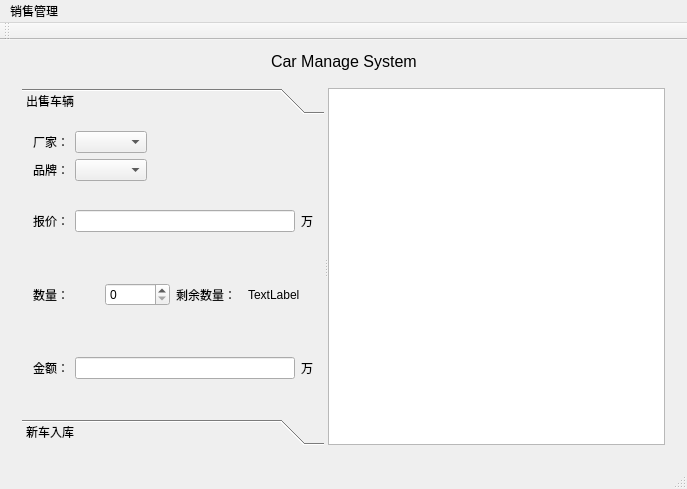
<?xml version="1.0" encoding="UTF-8"?>
<ui version="4.0">
 <class>MainWindow</class>
 <widget class="QMainWindow" name="MainWindow">
  <property name="geometry">
   <rect>
    <x>0</x>
    <y>0</y>
    <width>687</width>
    <height>489</height>
   </rect>
  </property>
  <property name="windowTitle">
   <string>MainWindow</string>
  </property>
  <widget class="QWidget" name="centralWidget">
   <layout class="QGridLayout" name="gridLayout_3">
    <item row="0" column="0">
     <spacer name="horizontalSpacer">
      <property name="orientation">
       <enum>Qt::Horizontal</enum>
      </property>
      <property name="sizeHint" stdset="0">
       <size>
        <width>249</width>
        <height>20</height>
       </size>
      </property>
     </spacer>
    </item>
    <item row="0" column="1">
     <widget class="QLabel" name="label">
      <property name="font">
       <font>
        <family>Microsoft YaHei UI</family>
        <pointsize>12</pointsize>
       </font>
      </property>
      <property name="text">
       <string>Car Manage System</string>
      </property>
     </widget>
    </item>
    <item row="0" column="2">
     <spacer name="horizontalSpacer_2">
      <property name="orientation">
       <enum>Qt::Horizontal</enum>
      </property>
      <property name="sizeHint" stdset="0">
       <size>
        <width>249</width>
        <height>20</height>
       </size>
      </property>
     </spacer>
    </item>
    <item row="1" column="0" colspan="3">
     <widget class="QStackedWidget" name="stackedWidget">
      <widget class="QWidget" name="car">
       <layout class="QGridLayout" name="gridLayout_2">
        <item row="0" column="0">
         <widget class="QSplitter" name="splitter">
          <property name="orientation">
           <enum>Qt::Horizontal</enum>
          </property>
          <widget class="QToolBox" name="toolBox">
           <property name="minimumSize">
            <size>
             <width>200</width>
             <height>0</height>
            </size>
           </property>
           <property name="currentIndex">
            <number>0</number>
           </property>
           <widget class="QWidget" name="page">
            <property name="geometry">
             <rect>
              <x>0</x>
              <y>0</y>
              <width>303</width>
              <height>315</height>
             </rect>
            </property>
            <attribute name="label">
             <string>出售车辆</string>
            </attribute>
            <layout class="QGridLayout" name="gridLayout">
             <item row="0" column="0">
              <layout class="QHBoxLayout" name="horizontalLayout">
               <item>
                <widget class="QLabel" name="label_2">
                 <property name="text">
                  <string>厂家：</string>
                 </property>
                </widget>
               </item>
               <item>
                <widget class="QComboBox" name="comboBox"/>
               </item>
               <item>
                <spacer name="horizontalSpacer_3">
                 <property name="orientation">
                  <enum>Qt::Horizontal</enum>
                 </property>
                 <property name="sizeHint" stdset="0">
                  <size>
                   <width>64</width>
                   <height>20</height>
                  </size>
                 </property>
                </spacer>
               </item>
              </layout>
             </item>
             <item row="1" column="0">
              <layout class="QHBoxLayout" name="horizontalLayout_2">
               <item>
                <widget class="QLabel" name="label_3">
                 <property name="text">
                  <string>品牌：</string>
                 </property>
                </widget>
               </item>
               <item>
                <widget class="QComboBox" name="comboBox_2"/>
               </item>
               <item>
                <spacer name="horizontalSpacer_4">
                 <property name="orientation">
                  <enum>Qt::Horizontal</enum>
                 </property>
                 <property name="sizeHint" stdset="0">
                  <size>
                   <width>64</width>
                   <height>20</height>
                  </size>
                 </property>
                </spacer>
               </item>
              </layout>
             </item>
             <item row="2" column="0">
              <layout class="QHBoxLayout" name="horizontalLayout_3">
               <item>
                <widget class="QLabel" name="label_4">
                 <property name="text">
                  <string>报价：</string>
                 </property>
                </widget>
               </item>
               <item>
                <widget class="QLineEdit" name="lineEdit"/>
               </item>
               <item>
                <widget class="QLabel" name="label_5">
                 <property name="text">
                  <string>万</string>
                 </property>
                </widget>
               </item>
              </layout>
             </item>
             <item row="3" column="0">
              <layout class="QHBoxLayout" name="horizontalLayout_4">
               <item>
                <widget class="QLabel" name="label_6">
                 <property name="text">
                  <string>数量：</string>
                 </property>
                </widget>
               </item>
               <item>
                <widget class="QSpinBox" name="spinBox"/>
               </item>
               <item>
                <widget class="QLabel" name="label_7">
                 <property name="text">
                  <string>剩余数量：</string>
                 </property>
                </widget>
               </item>
               <item>
                <widget class="QLabel" name="label_10">
                 <property name="text">
                  <string>TextLabel</string>
                 </property>
                </widget>
               </item>
              </layout>
             </item>
             <item row="4" column="0">
              <layout class="QHBoxLayout" name="horizontalLayout_5">
               <item>
                <widget class="QLabel" name="label_8">
                 <property name="text">
                  <string>金额：</string>
                 </property>
                </widget>
               </item>
               <item>
                <widget class="QLineEdit" name="lineEdit_2"/>
               </item>
               <item>
                <widget class="QLabel" name="label_9">
                 <property name="text">
                  <string>万</string>
                 </property>
                </widget>
               </item>
              </layout>
             </item>
            </layout>
           </widget>
           <widget class="QWidget" name="page_2">
            <property name="geometry">
             <rect>
              <x>0</x>
              <y>0</y>
              <width>303</width>
              <height>315</height>
             </rect>
            </property>
            <attribute name="label">
             <string>新车入库</string>
            </attribute>
           </widget>
          </widget>
          <widget class="QTextEdit" name="textEdit">
           <property name="readOnly">
            <bool>true</bool>
           </property>
          </widget>
         </widget>
        </item>
       </layout>
      </widget>
      <widget class="QWidget" name="calc"/>
     </widget>
    </item>
   </layout>
  </widget>
  <widget class="QMenuBar" name="menuBar">
   <property name="geometry">
    <rect>
     <x>0</x>
     <y>0</y>
     <width>687</width>
     <height>23</height>
    </rect>
   </property>
   <widget class="QMenu" name="menu">
    <property name="title">
     <string>销售管理</string>
    </property>
    <addaction name="actionCar"/>
    <addaction name="actionCalc"/>
   </widget>
   <addaction name="menu"/>
  </widget>
  <widget class="QToolBar" name="mainToolBar">
   <attribute name="toolBarArea">
    <enum>TopToolBarArea</enum>
   </attribute>
   <attribute name="toolBarBreak">
    <bool>false</bool>
   </attribute>
  </widget>
  <widget class="QStatusBar" name="statusBar"/>
  <action name="actionCar">
   <property name="text">
    <string>车辆管理</string>
   </property>
  </action>
  <action name="actionCalc">
   <property name="text">
    <string>销售统计</string>
   </property>
  </action>
 </widget>
 <layoutdefault spacing="6" margin="11"/>
 <resources/>
 <connections/>
</ui>
